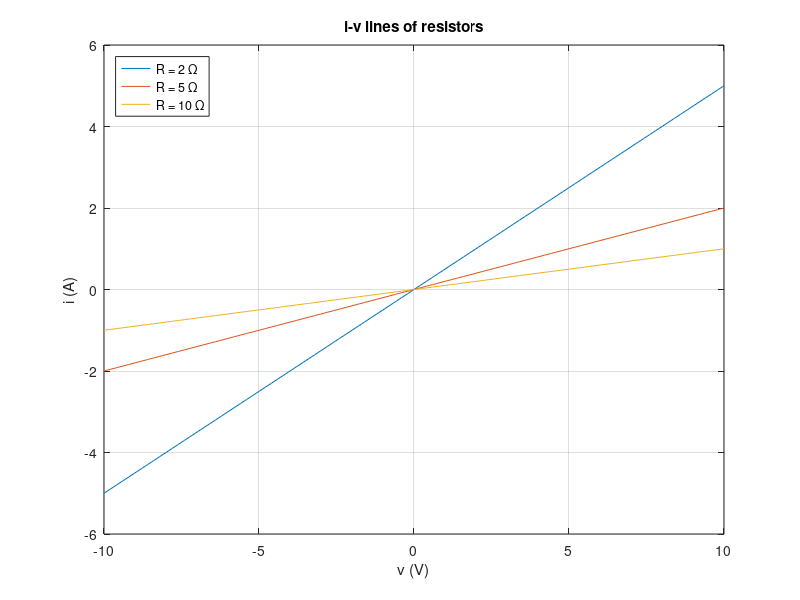

Write the MATLAB code that produced this figure.
% Circuits 1 — Ohm's Law
%title: Ohm's Law, Power and the i-v Line
%ar-title: قانون أوم والقدرة وخط i-v
%lesson: c1-elements-2
%course: circuits-1

%% The example
%ar: مقاومة 5 Ω والتيار 2 A يدخل من +. الجهد v = iR والقدرة i²R والموصلية G = 1/R.
R = 5; i = 2;
v = i*R; p = i^2*R; G = 1/R;
fprintf('v = %g V, p = %g W (check v^2/R = %g W), G = %g S\n', v, p, v^2/R, G)
%check: v == 10 && p == 20 && G == 0.2

%% The i-v characteristic
%ar: المقاومة الخطية: خط مستقيم يمر بالأصل وميله 1/R. نرسم ثلاث مقاومات: الأصغر أشد ميلًا (تمرر تيارًا أكبر لنفس الجهد).
v = linspace(-10, 10, 101);
plot(v, v/2, v, v/5, v, v/10); grid on
xlabel('v (V)'); ylabel('i (A)'); title('i-v lines of resistors')
legend('R = 2 \Omega', 'R = 5 \Omega', 'R = 10 \Omega', 'Location', 'northwest')

%% Power is never negative in a resistor
%ar: p = i²R ≥ 0 دائمًا مهما كانت إشارة التيار: المقاومة تمتص دائمًا.
i = -3:3;
fprintf('i = %+g A -> p = %g W\n', [i; i.^2*5])

%%! Project idea: choose the resistor's power rating
%ar: مشروع عملي: لكل تيار متوقع، احسب القدرة واختر أقرب تقدير قياسي للمقاومة (1/8، 1/4، 1/2، 1، 2 W) مع هامش أمان ×2.
ratings = [0.125 0.25 0.5 1 2];
R = 220;
for I = [0.01 0.03 0.05 0.08]
    P = I^2*R; k = find(ratings >= 2*P, 1);
    fprintf('I = %4.0f mA: P = %6.1f mW -> use %g W\n', I*1e3, P*1e3, ratings(k))
end
